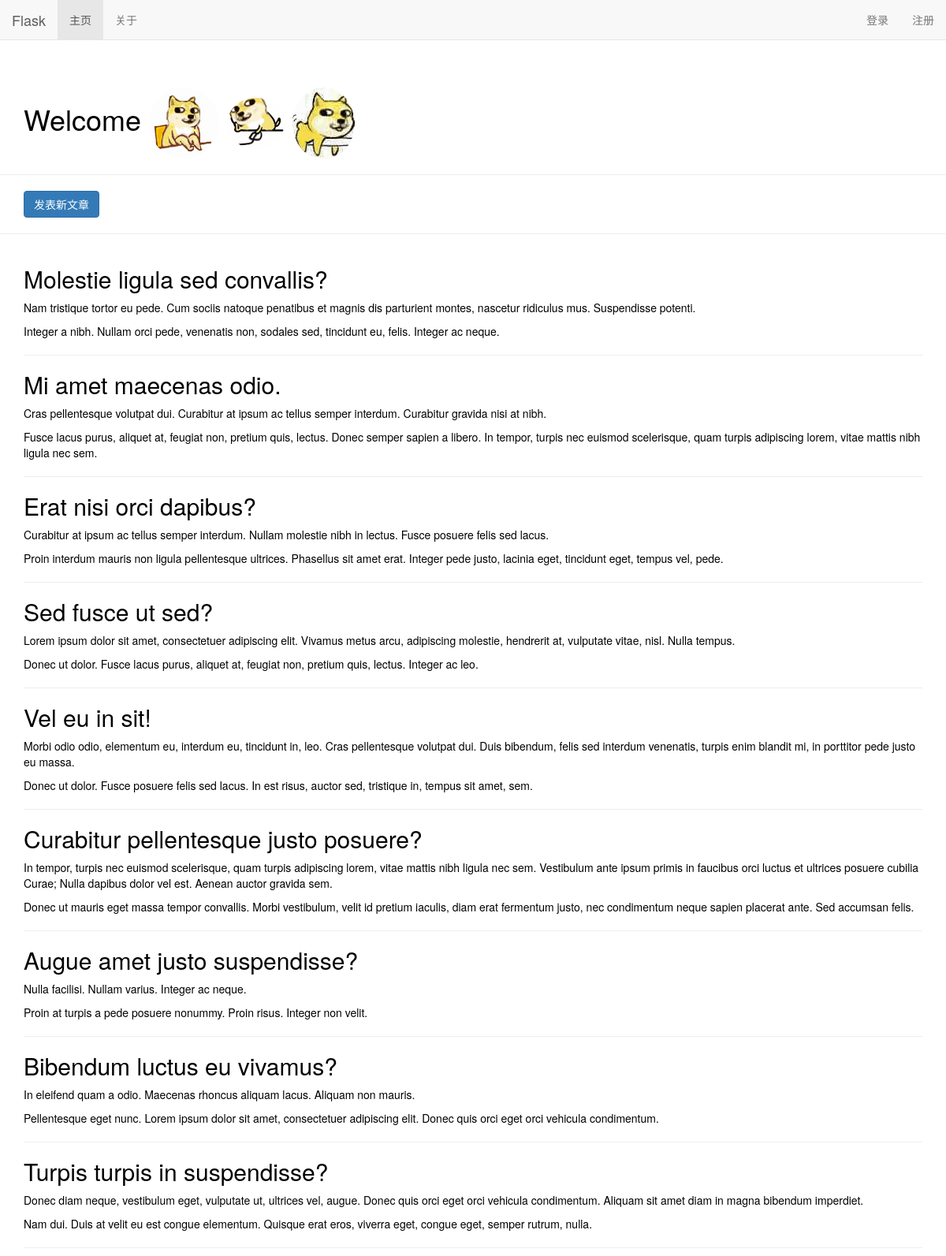
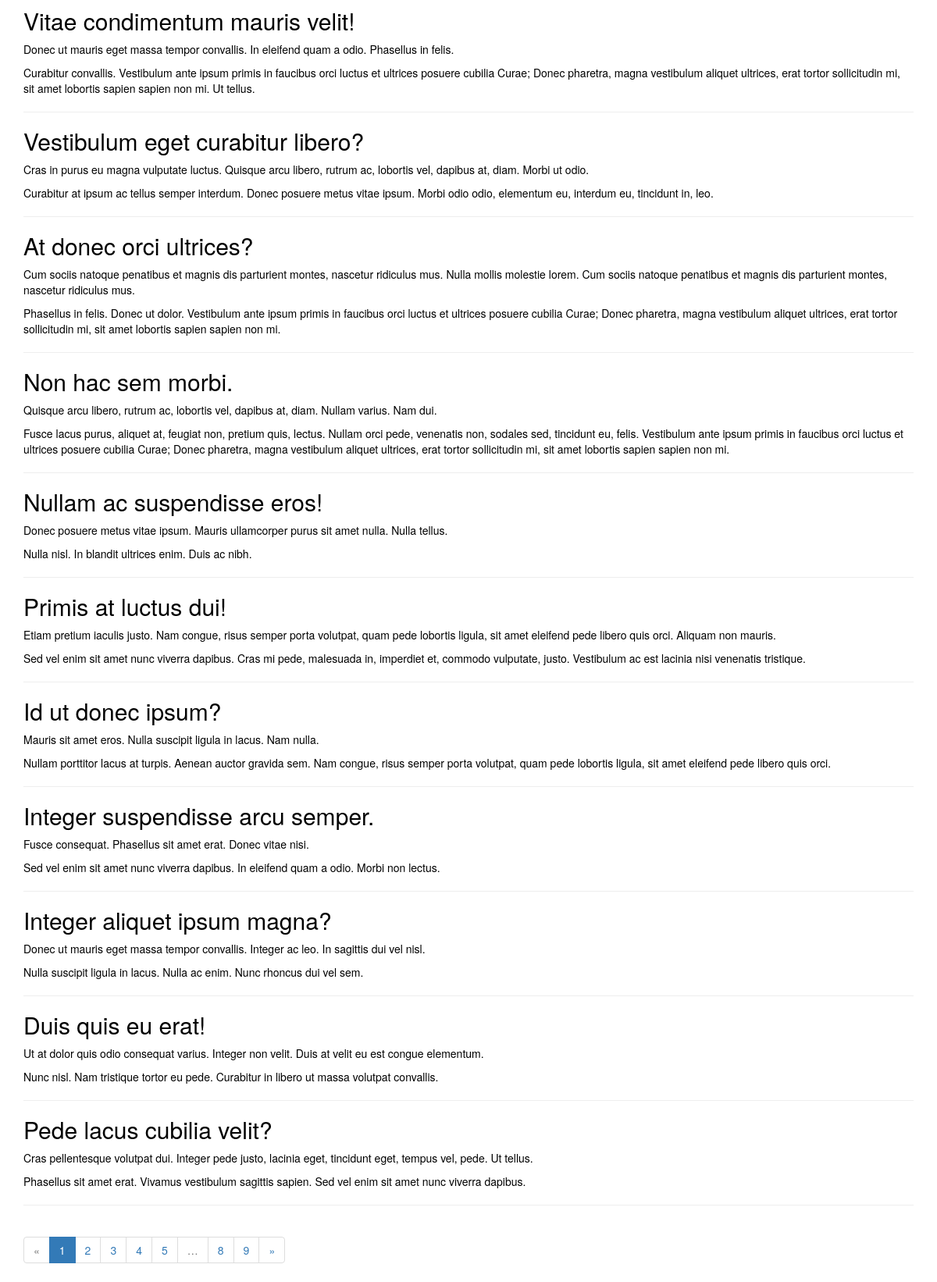
The page / on the database its author committed (2 pictures, top to bottom).
### app/models.py (models this page shows, shortened)
class Post(db.Model):
    __tablename__ = 'posts'
    id = db.Column(db.Integer, primary_key=True)
    title = db.Column(db.String)
    body = db.Column(db.String)
    body_html = db.Column(db.String)
    created = db.Column(db.DateTime, index=True)
    comments = db.relationship('Comment', backref='post')
    author_id = db.Column(db.Integer, db.ForeignKey('users.id'))

### app/main/views.py (the view)
@main.route('/')
def index():
    page_index = request.args.get('page', 1, type=int)
    query = Post.query.order_by(Post.created.desc())
    pagination = query.paginate(page_index, per_page=20, error_out=False)
    posts = pagination.items
    return render_template(
                           'index.html',
                           title=u'Welcome',
                           posts=posts,
                           pagination=pagination)

### app/__init__.py (called while the page is built)
def create_app():
    app = Flask(__name__)
    app.config.from_pyfile('config')
    app.config['SQLALCHEMY_DATABASE_URI'] = \
        'sqlite:///' + path.join(basedir, 'data.sqlite')
    app.config['SQLALCHEMY_COMMIT_ON_TEARDOWN'] = True
    db.init_app(app)
    bootstarp.init_app(app)
    login_manager.init_app(app)
    pagedown.init_app(app)
    Gravatar(app, size=64)
    from .auth import auth as auth_bp
    from .main import main as main_bp
    app.register_blueprint(auth_bp, url_prefix='/auth')
    app.register_blueprint(main_bp)
    @app.template_test('current_link')
    def is_current_link(link):
        return link == request.path
    return app

### app/templates/index.html
{% extends 'base.html' %}
{% from "bootstrap/pagination.html" import render_pagination %}
{% block header %}
<header>
    <div class="page-header">
        <div class="container">
            <h1>
                Welcome
                <img class="img-rounded img-circle" src="../static/doge1.jpg" />
                <img class="img-rounded img-circle" src="../static/doge.gif" />
                <img class="img-rounded img-circle" src="../static/doge2.gif" />
            </h1>
        </div>
    </div>
</header>
{% endblock %}
{% block page_body %}
    <div class="page-body">
        <div class="container">
            <a href="{{ url_for('main.edit') }}" class="btn btn-primary">发表新文章</a>
        </div>
    </div>
    <hr/>
    <div class="container">
        {% for post in posts %}
            <h2><a href="{{ url_for('main.post', id=post.id) }}"> {{ post.title }}</a></h2>
            <div>
                {{ post.body_html |safe }}
            </div>
            <hr/>
        {% endfor %}
        {% if pagination %}
            {{ render_pagination(pagination) }}
        {% endif %}
    </div>
{% endblock %}

### app/templates/base.html (shortened to what this page needs)
{% extends 'bootstrap/base.html' %}
{% block head %}
    {{ super() }}
    {% include 'includes/_head.html' %}
{% endblock %}
{% block styles %}
    {{ super() }}
    <link rel="stylesheet" href="//cdnjs.cloudflare.com/ajax/libs/twitter-bootstrap/3.3.7/css/bootstrap.min.css">
{% endblock %}
{% block navbar %}
    {% include 'includes/_navbar.html' %}
{% endblock %}
{% block content %}
    {% block header %}{% endblock %}
    {% block page_body %}
    {% endblock %}
{% endblock %}

### app/templates/includes/_head.html (shortened to what this page needs)
<link href="{{ url_for('static',filename='site.css') }}" rel="stylesheet">

### app/templates/includes/_navbar.html (shortened to what this page needs)
<nav class="navbar navbar-default navbar-static-top">
    <div class="container-fluid">
        <div class="navbar-header">
            <span class="navbar-brand">Flask</span>
        </div>
        <div class="navbar-collapse collapse"
             id="7bc75dbef69e41ff2452de70079c8ece1320ea7c">
            <ul class="nav navbar-nav">
                <li {% if url_for('main.index') is current_link %}class="active"{% endif %}>
                    <a href="{{ url_for('main.index') }}" title="{{ ("主页") }}">{{ ("主页") }}</a>
                </li>
                <li {% if url_for('main.about') is current_link %}class="active"{% endif %}>
                    <a href="{{ url_for('main.about') }}" title="{{ ("关于") }}">{{ ("关于") }}</a>
                </li>
            </ul>
            <ul class="nav navbar-nav navbar-right">
                {% if current_user.is_authenticated %}
                    <li><a href="#">{{ current_user.name }}</a></li>
                    <li><a href="{{ url_for('auth.logout') }}">{{ ("退出") }}</a></li>
                {% else %}
                    <li><a href="{{ url_for('auth.login') }}">{{ ("登录") }}</a></li>
                    <li><a href="{{ url_for('auth.register') }}">{{ ("注册") }}</a></li>
                {% endif %}
            </ul>
        </div>
    </div>
</nav>

### app/static/site.css (style rules this page uses)
* { color:#000; }
a, a:visited { color: #000; }

### rows shown on the page
Post: title "Molestie ligula sed convallis?", body_html "Nam tristique tortor eu pede. Cum sociis natoque penatibus et magnis dis parturient montes, nascetur ridiculus mus. Suspendisse potenti. Integer a nibh. Nullam orci pede, venenatis non, sodales sed, tincidunt eu, felis. Integer ac neque."
Post: title "Mi amet maecenas odio.", body_html "Cras pellentesque volutpat dui. Curabitur at ipsum ac tellus semper interdum. Curabitur gravida nisi at nibh. Fusce lacus purus, aliquet at, feugiat non, pretium quis, lectus. Donec semper sapien a libero. In tempor, turpis nec euismod scelerisque, quam turpis adipiscing lorem, vitae mattis nibh ligula nec sem."
Post: title "Erat nisi orci dapibus?", body_html "Curabitur at ipsum ac tellus semper interdum. Nullam molestie nibh in lectus. Fusce posuere felis sed lacus. Proin interdum mauris non ligula pellentesque ultrices. Phasellus sit amet erat. Integer pede justo, lacinia eget, tincidunt eget, tempus vel, pede."
Post: title "Sed fusce ut sed?", body_html "Lorem ipsum dolor sit amet, consectetuer adipiscing elit. Vivamus metus arcu, adipiscing molestie, hendrerit at, vulputate vitae, nisl. Nulla tempus. Donec ut dolor. Fusce lacus purus, aliquet at, feugiat non, pretium quis, lectus. Integer ac leo."
Post: title "Vel eu in sit!", body_html "Morbi odio odio, elementum eu, interdum eu, tincidunt in, leo. Cras pellentesque volutpat dui. Duis bibendum, felis sed interdum venenatis, turpis enim blandit mi, in porttitor pede justo eu massa. Donec ut dolor. Fusce posuere felis sed lacus. In est risus, auctor sed, tristique in, tempus sit amet, sem."
Post: title "Curabitur pellentesque justo posuere?", body_html "In tempor, turpis nec euismod scelerisque, quam turpis adipiscing lorem, vitae mattis nibh ligula nec sem. Vestibulum ante ipsum primis in faucibus orci luctus et ultrices posuere cubilia Curae; Nulla dapibus dolor vel est. Aenean auctor gravida sem. Donec ut mauris eget massa tempor convallis. Morbi vestibulum, velit id pretium iaculis, diam erat fermentum justo, nec condimentum neque sapien placerat ante. Sed accumsan felis."
Post: title "Augue amet justo suspendisse?", body_html "Nulla facilisi. Nullam varius. Integer ac neque. Proin at turpis a pede posuere nonummy. Proin risus. Integer non velit."
Post: title "Bibendum luctus eu vivamus?", body_html "In eleifend quam a odio. Maecenas rhoncus aliquam lacus. Aliquam non mauris. Pellentesque eget nunc. Lorem ipsum dolor sit amet, consectetuer adipiscing elit. Donec quis orci eget orci vehicula condimentum."
Post: title "Turpis turpis in suspendisse?", body_html "Donec diam neque, vestibulum eget, vulputate ut, ultrices vel, augue. Donec quis orci eget orci vehicula condimentum. Aliquam sit amet diam in magna bibendum imperdiet. Nam dui. Duis at velit eu est congue elementum. Quisque erat eros, viverra eget, congue eget, semper rutrum, nulla."
Post: title "Vitae condimentum mauris velit!", body_html "Donec ut mauris eget massa tempor convallis. In eleifend quam a odio. Phasellus in felis. Curabitur convallis. Vestibulum ante ipsum primis in faucibus orci luctus et ultrices posuere cubilia Curae; Donec pharetra, magna vestibulum aliquet ultrices, erat tortor sollicitudin mi, sit amet lobortis sapien sapien non mi. Ut tellus."
Post: title "Vestibulum eget curabitur libero?", body_html "Cras in purus eu magna vulputate luctus. Quisque arcu libero, rutrum ac, lobortis vel, dapibus at, diam. Morbi ut odio. Curabitur at ipsum ac tellus semper interdum. Donec posuere metus vitae ipsum. Morbi odio odio, elementum eu, interdum eu, tincidunt in, leo."
Post: title "At donec orci ultrices?", body_html "Cum sociis natoque penatibus et magnis dis parturient montes, nascetur ridiculus mus. Nulla mollis molestie lorem. Cum sociis natoque penatibus et magnis dis parturient montes, nascetur ridiculus mus. Phasellus in felis. Donec ut dolor. Vestibulum ante ipsum primis in faucibus orci luctus et ultrices posuere cubilia Curae; Donec pharetra, magna vestibulum aliquet ultrices, erat tortor sollicitudin mi, sit amet lobortis sapien sapien non mi."
Post: title "Non hac sem morbi.", body_html "Quisque arcu libero, rutrum ac, lobortis vel, dapibus at, diam. Nullam varius. Nam dui. Fusce lacus purus, aliquet at, feugiat non, pretium quis, lectus. Nullam orci pede, venenatis non, sodales sed, tincidunt eu, felis. Vestibulum ante ipsum primis in faucibus orci luctus et ultrices posuere cubilia Curae; Donec pharetra, magna vestibulum aliquet ultrices, erat tortor sollicitudin mi, sit amet lobortis sapien sapien non mi."
Post: title "Nullam ac suspendisse eros!", body_html "Donec posuere metus vitae ipsum. Mauris ullamcorper purus sit amet nulla. Nulla tellus. Nulla nisl. In blandit ultrices enim. Duis ac nibh."
Post: title "Primis at luctus dui!", body_html "Etiam pretium iaculis justo. Nam congue, risus semper porta volutpat, quam pede lobortis ligula, sit amet eleifend pede libero quis orci. Aliquam non mauris. Sed vel enim sit amet nunc viverra dapibus. Cras mi pede, malesuada in, imperdiet et, commodo vulputate, justo. Vestibulum ac est lacinia nisi venenatis tristique."
Post: title "Id ut donec ipsum?", body_html "Mauris sit amet eros. Nulla suscipit ligula in lacus. Nam nulla. Nullam porttitor lacus at turpis. Aenean auctor gravida sem. Nam congue, risus semper porta volutpat, quam pede lobortis ligula, sit amet eleifend pede libero quis orci."
Post: title "Integer suspendisse arcu semper.", body_html "Fusce consequat. Phasellus sit amet erat. Donec vitae nisi. Sed vel enim sit amet nunc viverra dapibus. In eleifend quam a odio. Morbi non lectus."
Post: title "Integer aliquet ipsum magna?", body_html "Donec ut mauris eget massa tempor convallis. Integer ac leo. In sagittis dui vel nisl. Nulla suscipit ligula in lacus. Nulla ac enim. Nunc rhoncus dui vel sem."
Post: title "Duis quis eu erat!", body_html "Ut at dolor quis odio consequat varius. Integer non velit. Duis at velit eu est congue elementum. Nunc nisl. Nam tristique tortor eu pede. Curabitur in libero ut massa volutpat convallis."
Post: title "Pede lacus cubilia velit?", body_html "Cras pellentesque volutpat dui. Integer pede justo, lacinia eget, tincidunt eget, tempus vel, pede. Ut tellus. Phasellus sit amet erat. Vivamus vestibulum sagittis sapien. Sed vel enim sit amet nunc viverra dapibus."

### other values the page prints
{{ ("主页") }} "主页"
{{ ("关于") }} "关于"
{{ ("登录") }} "登录"
{{ ("注册") }} "注册"
{{ render_pagination(pagination) }} "« 1 2 3 4 5 … 8 9 »"
